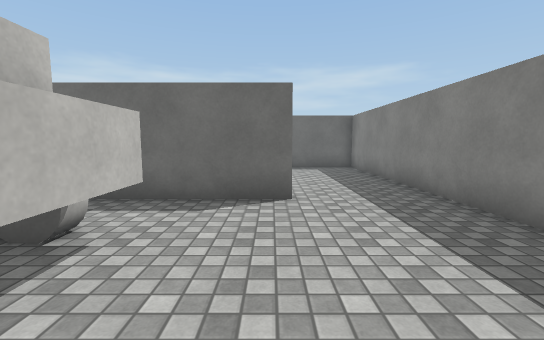
[1] (above)

24 first-person views from a walk through a scene from a Unity 3-D project. The camera is 1.3 m above the floor, tilts 6° down and sees 90° across. The floor is counted in squares, 1 m on a side. Each view is taken from the middle of a square. On the plan, view 1 faces up. The plan holds only what a view shows up to about 13 squares ahead; the rest is blank. The place goes on beyond the plan. The player character is not drawn. Surface patterns are stand-ins for the level's own textures.

[2]
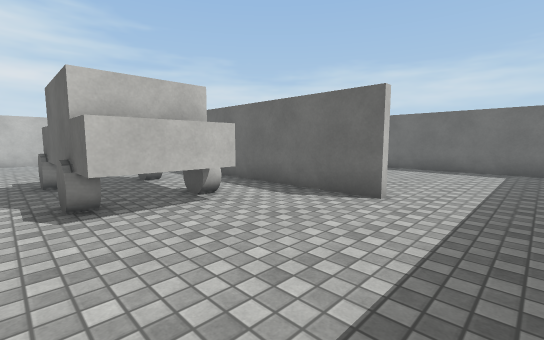

[3]
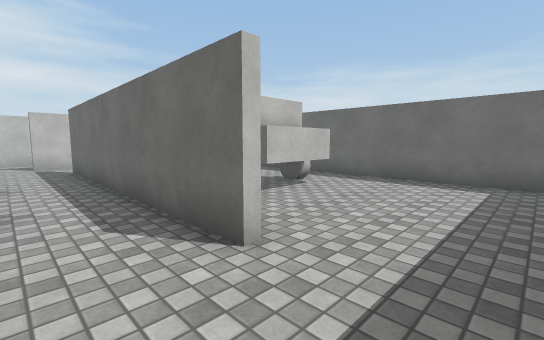

[4]
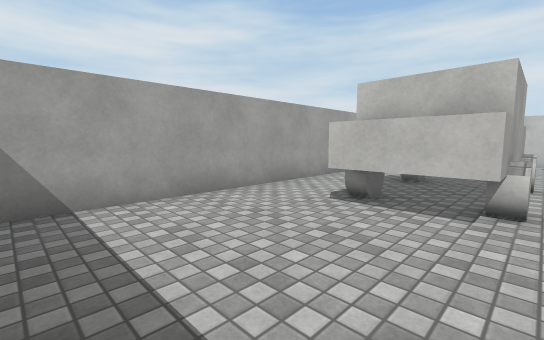

[5]
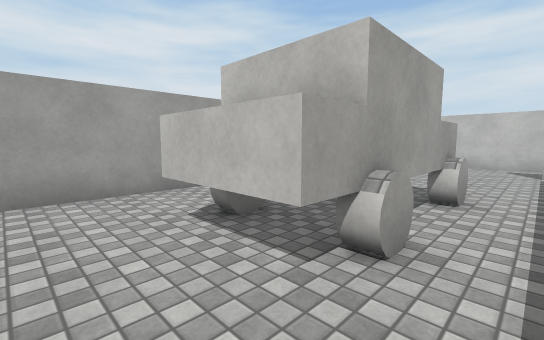

[6]
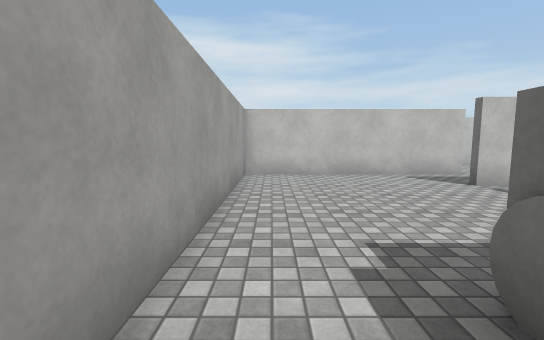

[7]
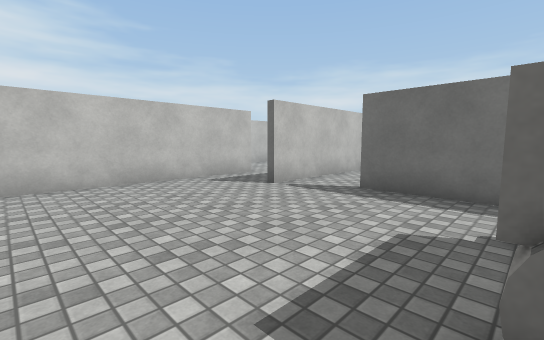

[8]
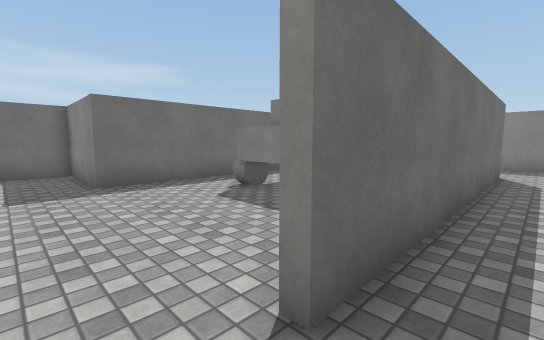

[9]
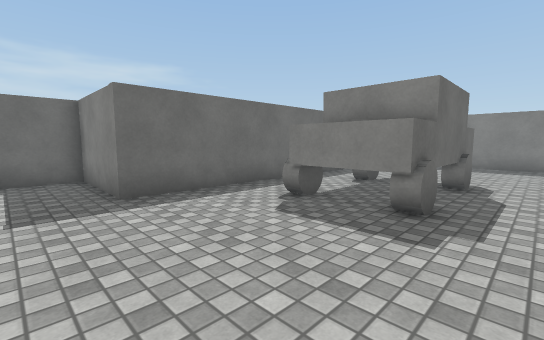

[10]
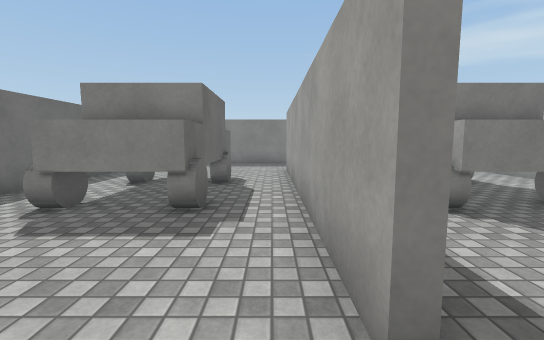

[11]
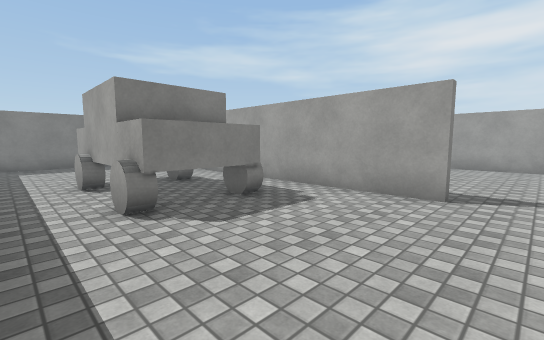

[12]
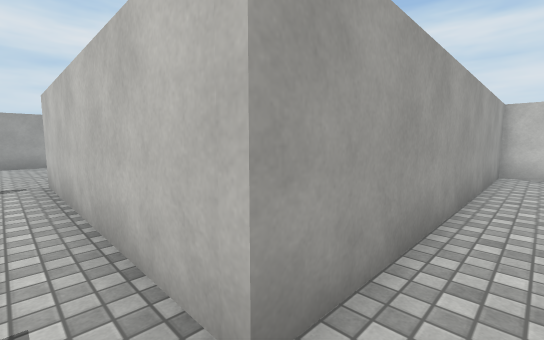

[13]
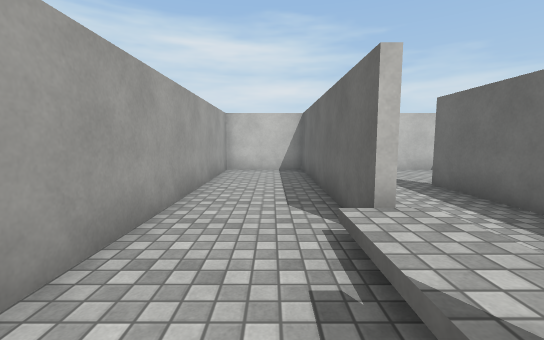

[14]
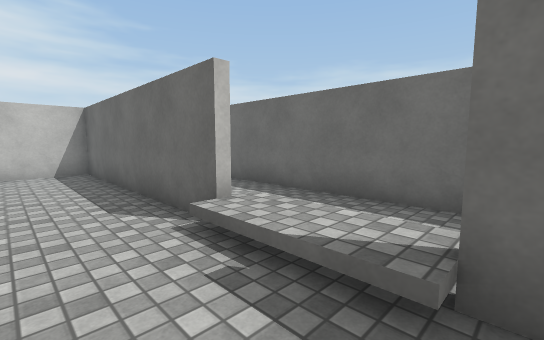

[15]
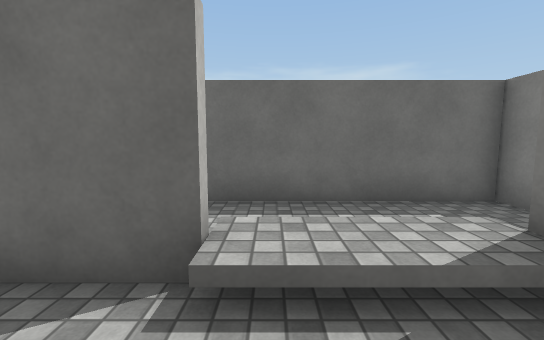

[16]
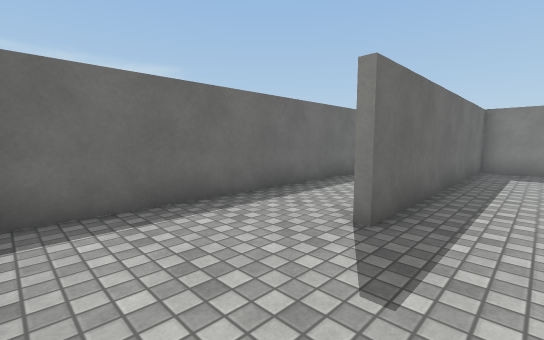

[17]
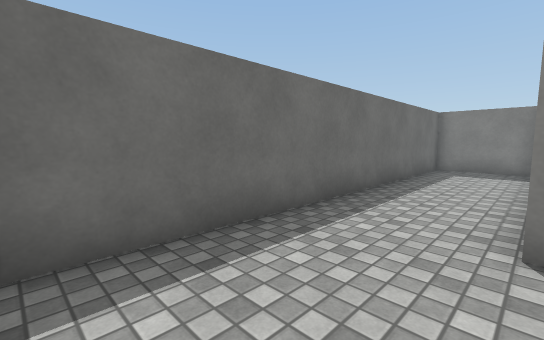

[18]
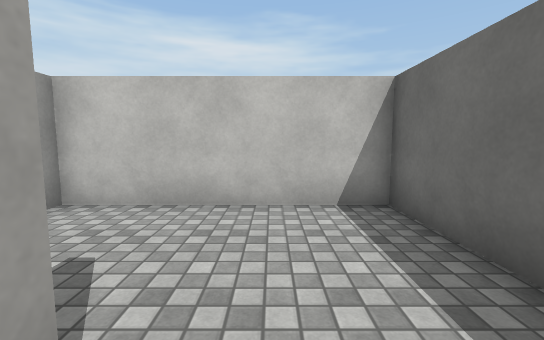

[19]
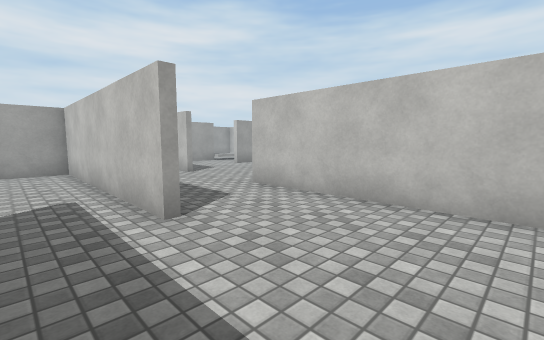

[20]
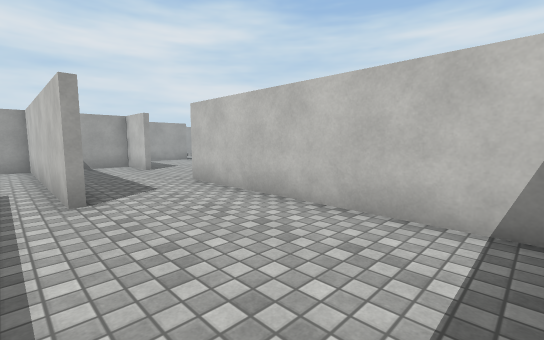

[21]
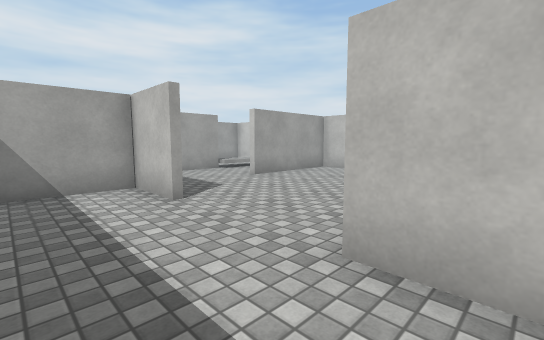

[22]
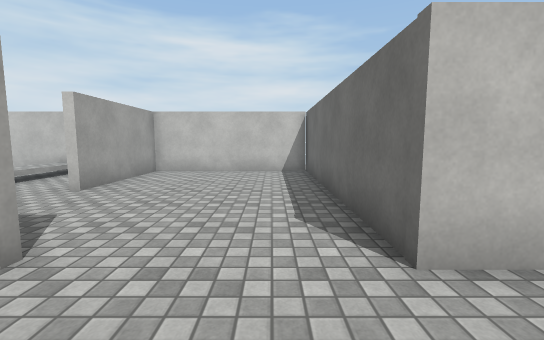

[23]
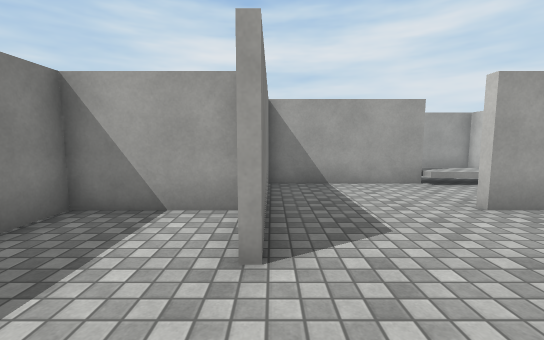

[24]
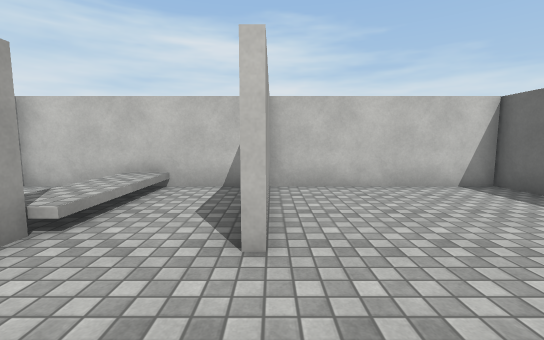

### Floor plan
Key: @ floor where view 1 was taken; # wall or solid block; . floor; / step, stairs or slope; O other object.
Columns run from 29 left of view 1 to 4 right of it. Each row starts with its distance up from view 1.
 25     ################
 24     #..............#
 23     #..............#
 22     #..............#
 21     #....###########
 20     #..............#
 19     #..............#
 18     ##########///###
 17     #.........///..#
 16     #..............#
 15     #..............#
 14     #############..###############
 13          #... . #................#
 12          #....  #................#
 11          #......#.....OOOOOO.....#
 10          #..... #.....OO  OO.....#
  9          #......#.....OOOOOO.....#
  8          #......#................#
  7          #......#................#
  6          #...#..#..###########...#
  5 ##########...#...................#
  4 #............#........OO..O......#
  3 #............#........OOOOOO.....
  2 #............#........OO  OO.....
  1 #............#........OOOOOO.....
  0 #........#...#...............@...
 -1 #........#...#...................
 -2 #####....########################
 -3 #........#
 -4 #........#
 -5 #////#####
 -6 #////
 -7 #...
 -8 #.
 -9 ###

Where each view was taken, in squares from view 1:
view 1: 0 up, 0 right, facing up
view 2: 0 up, 3 right, facing up-left
view 3: 4 up, 3 right, facing up-left
view 4: 4 up, 3 right, facing down-left
view 5: 5 up, 0 right, facing down-left
view 6: 1 down, 5 left, facing left
view 7: 1 down, 7 left, facing up-left
view 8: 5 up, 12 left, facing up-right
view 9: 7 up, 12 left, facing up-right
view 10: 7 up, 12 left, facing right
view 11: 13 up, 12 left, facing down-right
view 12: 15 up, 12 left, facing down-left
view 13: 16 up, 12 left, facing left
view 14: 15 up, 12 left, facing up-left
view 15: 15 up, 15 left, facing up
view 16: 19 up, 24 left, facing up-right
view 17: 21 up, 24 left, facing up-right
view 18: 22 up, 19 left, facing left
view 19: 11 up, 14 left, facing down-left
view 20: 13 up, 15 left, facing down-left
view 21: 6 up, 17 left, facing down-left
view 22: 3 up, 17 left, facing left
view 23: 3 up, 20 left, facing down
view 24: 2 down, 21 left, facing left
